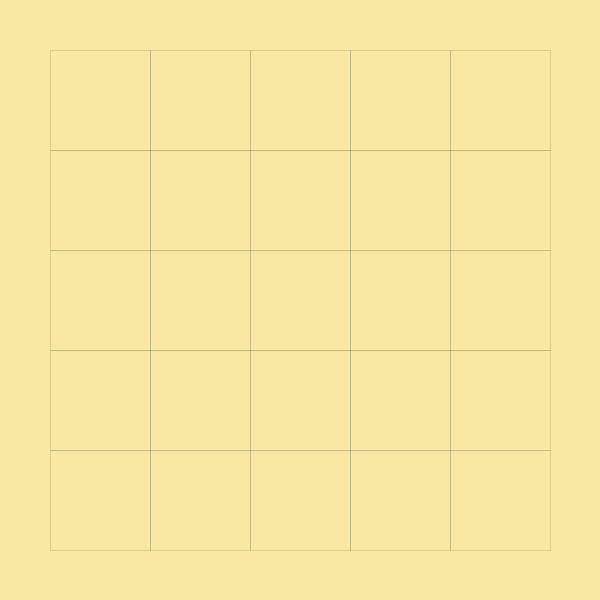
Frame 1 (no input)
Frame 60 (the mouse pressed at the canvas centre just before this capture): identical to frame 1, image omitted
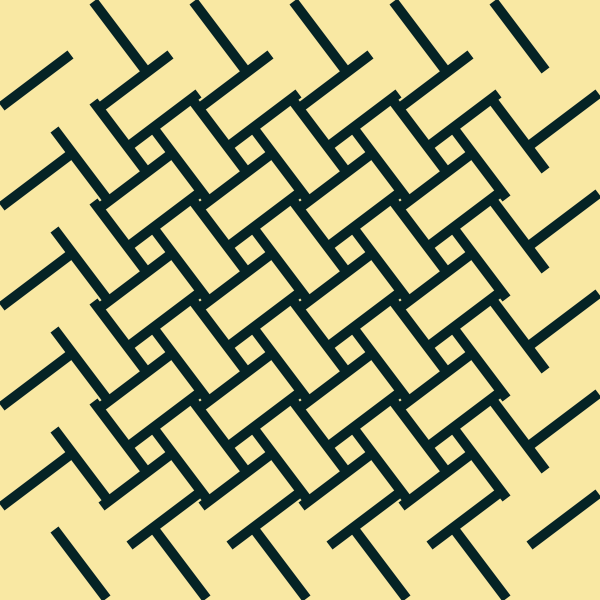
Frame 120 (the mouse held since frame 60 and released just before this capture)

The Processing sketch that drew these frames (run headless with seeded random() and noise(); from frame 60 on, the mouse is pressed at the canvas centre):

// Processing sketch: processing_145042
// ── processing_145042.pde

// David Mrugala

float number=90;

void setup() {
  size(600, 600);
}

void draw() {
  background(249, 232, 163);

  noFill();
  strokeCap(PROJECT);
  strokeWeight(mouseY/30);
  stroke(5, 35, 37);

  for (int i=100; i<width; i+=100) {
    for (int j=100; j<height; j+=100) {
      pushMatrix();
      geo01(i, j);
      popMatrix();
    }
  }
}

void geo01(float x, float y) {
  float a = mouseY/10;
  translate(x, y);
  for (float n=0; n<360; n+=number) {
    pushMatrix();
    rotate(radians(mouseX));
    rotate(radians(n));
    line(50+a, -50, 50, 50-a);
    popMatrix();
  }
}

void keyPressed() {
  if (key=='1') {number=360/1;}
  if (key=='2') {number=360/2;}
  if (key=='3') {number=360/3;}
  if (key=='4') {number=360/4;}
  if (key=='5') {number=360/5;}
  if (key=='6') {number=360/6;}
  if (key=='7') {number=360/7;}
  if (key=='8') {number=360/8;}
  if (key=='9') {number=360/9;}
}
